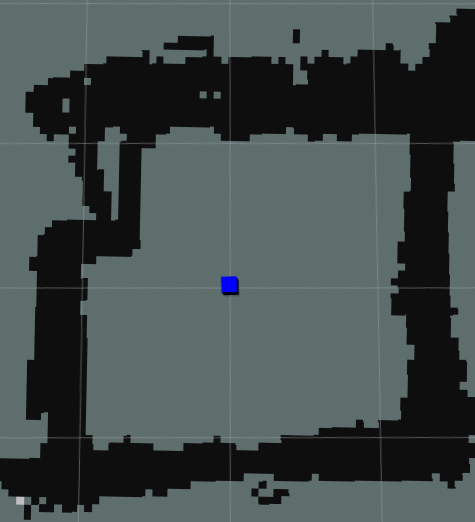
#> input picture web_site/map_grid.png, 475 x 522 px, found by its file name
$ python map_grid.py
#> lines starting #> are read from the running program, lines starting #| are printed output that depends on the picture
from PIL import Image, ImageDraw  # PIL 라이브러리에서 Image와 ImageDraw 모듈을 임포트

# 그 후 코드 내용
image_path = "/home/test/astra_ws/map_grid.png"
image = Image.open(image_path)
#> image is the input picture: PIL image 475x522 RGBA; mean R, G, B, A 64.5, 75.2, 74.2, 255

# Image dimensions
width, height = image.size
#> width = 475; height = 522

# Define the center point as (0,0)
origin_x = 230  # Given x-coordinate for (0,0)
origin_y = 287  # Given y-coordinate for (0,0)

# Define the grid spacing
grid_spacing = 144  # 1 unit = 144 pixels

# Initialize drawing context
draw = ImageDraw.Draw(image)

# Define grid line color
grid_color = (255, 255, 255)  # White for the grid lines

# Draw vertical grid lines
for x in range(origin_x, width, grid_spacing):
    draw.line([(x, 0), (x, height)], fill=grid_color, width=1)
for x in range(origin_x, 0, -grid_spacing):
    draw.line([(x, 0), (x, height)], fill=grid_color, width=1)

# Draw horizontal grid lines
for y in range(origin_y, height, grid_spacing):
    draw.line([(0, y), (width, y)], fill=grid_color, width=1)
for y in range(origin_y, 0, -grid_spacing):
    draw.line([(0, y), (width, y)], fill=grid_color, width=1)

# Save the updated image with the grid
output_grid_image_path = "/home/test/astra_ws/static/custom_grid.png"
image.save(output_grid_image_path)
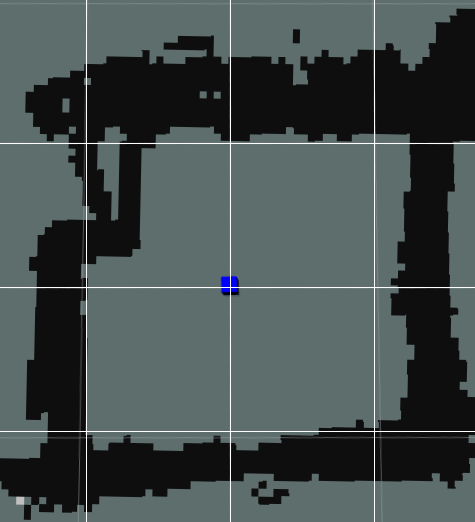
#> saved as custom_grid.png: PIL image 475x522 RGBA; mean R, G, B, A 66.6, 77.2, 76.2, 255
output_grid_image_path
